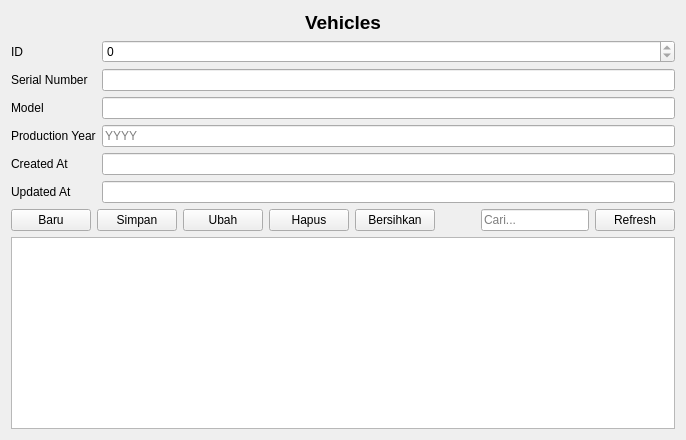
<?xml version="1.0" encoding="UTF-8"?>
<ui version="4.0">
 <class>VehiclesForm</class>
 <widget class="QWidget" name="VehiclesForm">
  <property name="windowTitle">
   <string>Vehicles</string>
  </property>
  <layout class="QVBoxLayout" name="verticalLayout">
   <item>
    <widget class="QLabel" name="titleLabel">
     <property name="text">
      <string>Vehicles</string>
     </property>
     <property name="alignment">
      <set>Qt::AlignHCenter</set>
     </property>
     <property name="styleSheet">
      <string notr="true">font-weight:600; font-size:14pt;</string>
     </property>
    </widget>
   </item>
   <item>
    <layout class="QFormLayout" name="formLayout">

     <item row="0" column="0">
      <widget class="QLabel" name="label_0">
       <property name="text">
        <string>ID</string>
       </property>
      </widget>
     </item>
     <item row="0" column="1">
<widget class="QSpinBox" name="spinId">
       <property name="maximum"><number>2147483647</number></property>
       <property name="readOnly"><bool>true</bool></property>
      </widget>
     </item>

     <item row="1" column="0">
      <widget class="QLabel" name="label_1">
       <property name="text">
        <string>Serial Number</string>
       </property>
      </widget>
     </item>
     <item row="1" column="1">
<widget class="QLineEdit" name="editSerialNumber">
       <property name="placeholderText"><string></string></property>
      </widget>
     </item>

     <item row="2" column="0">
      <widget class="QLabel" name="label_2">
       <property name="text">
        <string>Model</string>
       </property>
      </widget>
     </item>
     <item row="2" column="1">
<widget class="QLineEdit" name="editModel">
       <property name="placeholderText"><string></string></property>
      </widget>
     </item>

     <item row="3" column="0">
      <widget class="QLabel" name="label_3">
       <property name="text">
        <string>Production Year</string>
       </property>
      </widget>
     </item>
     <item row="3" column="1">
<widget class="QLineEdit" name="editProductionYear">
       <property name="placeholderText"><string>YYYY</string></property>
      </widget>
     </item>

     <item row="4" column="0">
      <widget class="QLabel" name="label_4">
       <property name="text">
        <string>Created At</string>
       </property>
      </widget>
     </item>
     <item row="4" column="1">
<widget class="QLineEdit" name="editCreatedAt">
       <property name="placeholderText"><string></string></property>
      </widget>
     </item>

     <item row="5" column="0">
      <widget class="QLabel" name="label_5">
       <property name="text">
        <string>Updated At</string>
       </property>
      </widget>
     </item>
     <item row="5" column="1">
<widget class="QLineEdit" name="editUpdatedAt">
       <property name="placeholderText"><string></string></property>
      </widget>
     </item>
    </layout>
   </item>
   <item>
    <layout class="QHBoxLayout" name="buttonsLayout">
     <item><widget class="QPushButton" name="btnNew"><property name="text"><string>Baru</string></property></widget></item>
     <item><widget class="QPushButton" name="btnSave"><property name="text"><string>Simpan</string></property></widget></item>
     <item><widget class="QPushButton" name="btnUpdate"><property name="text"><string>Ubah</string></property></widget></item>
     <item><widget class="QPushButton" name="btnDelete"><property name="text"><string>Hapus</string></property></widget></item>
     <item><widget class="QPushButton" name="btnClear"><property name="text"><string>Bersihkan</string></property></widget></item>
     <item><spacer name="hsp"><property name="orientation"><enum>Qt::Horizontal</enum></property>
      <property name="sizeHint" stdset="0"><size><width>40</width><height>20</height></size></property></spacer></item>
     <item><widget class="QLineEdit" name="lineSearch"><property name="placeholderText"><string>Cari...</string></property></widget></item>
     <item><widget class="QPushButton" name="btnRefresh"><property name="text"><string>Refresh</string></property></widget></item>
    </layout>
   </item>

    <item>
     <widget class="QTableView" name="tableView">
      <property name="sortingEnabled">
       <bool>true</bool>
      </property>
     </widget>
    </item>
  </layout>
 </widget>
 <resources/>
 <connections/>
</ui>
